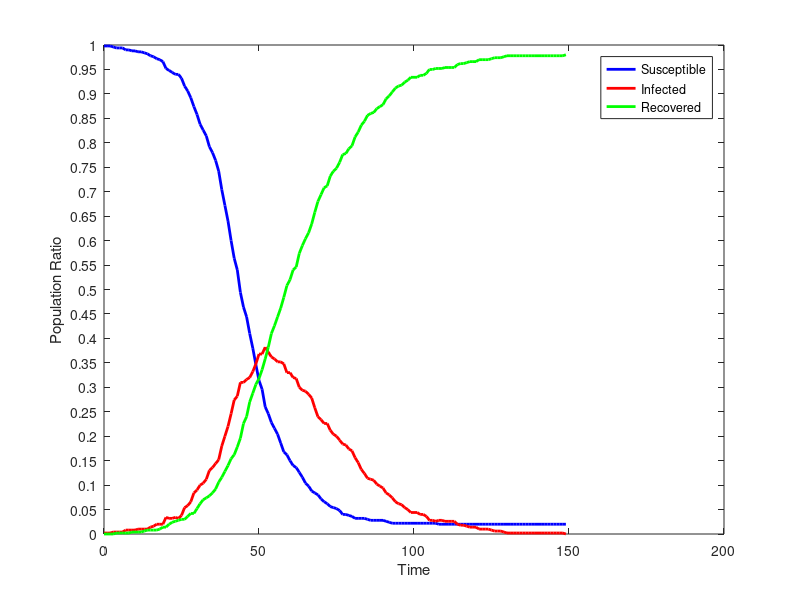

Write MATLAB code to recreate this figure.
dynamics = [
499.000,1.000,0.000;
499.000,1.000,0.000;
499.000,1.000,0.000;
498.000,2.000,0.000;
497.000,2.000,1.000;
497.000,2.000,1.000;
497.000,2.000,1.000;
495.000,4.000,1.000;
495.000,4.000,1.000;
494.000,4.000,2.000;
494.000,4.000,2.000;
493.000,5.000,2.000;
493.000,5.000,2.000;
492.000,5.000,3.000;
491.000,5.000,4.000;
489.000,7.000,4.000;
488.000,8.000,4.000;
486.000,10.000,4.000;
485.000,10.000,5.000;
483.000,10.000,7.000;
476.000,17.000,7.000;
474.000,16.000,10.000;
472.000,16.000,12.000;
470.000,17.000,13.000;
470.000,16.000,14.000;
466.000,19.000,15.000;
458.000,27.000,15.000;
453.000,29.000,18.000;
446.000,33.000,21.000;
437.000,42.000,21.000;
429.000,45.000,26.000;
419.000,50.000,31.000;
413.000,52.000,35.000;
407.000,56.000,37.000;
396.000,65.000,39.000;
390.000,68.000,42.000;
382.000,72.000,46.000;
371.000,76.000,53.000;
352.000,90.000,58.000;
336.000,100.000,64.000;
320.000,110.000,70.000;
300.000,123.000,77.000;
282.000,137.000,81.000;
270.000,141.000,89.000;
247.000,155.000,98.000;
232.000,155.000,113.000;
222.000,158.000,120.000;
205.000,160.000,135.000;
190.000,166.000,144.000;
173.000,174.000,153.000;
157.000,184.000,159.000;
148.000,184.000,168.000;
130.000,191.000,179.000;
123.000,186.000,191.000;
114.000,181.000,205.000;
108.000,179.000,213.000;
102.000,176.000,222.000;
93.000,176.000,231.000;
84.000,174.000,242.000;
81.000,165.000,254.000;
75.000,165.000,260.000;
70.000,160.000,270.000;
68.000,159.000,273.000;
63.000,150.000,287.000;
58.000,147.000,295.000;
52.000,146.000,302.000;
49.000,143.000,308.000;
44.000,139.000,317.000;
42.000,129.000,329.000;
40.000,120.000,340.000;
36.000,117.000,347.000;
33.000,113.000,354.000;
31.000,113.000,356.000;
28.000,106.000,366.000;
27.000,102.000,371.000;
26.000,100.000,374.000;
24.000,96.000,380.000;
20.000,92.000,388.000;
20.000,91.000,389.000;
19.000,87.000,394.000;
18.000,85.000,397.000;
16.000,78.000,406.000;
16.000,73.000,411.000;
16.000,66.000,418.000;
16.000,62.000,422.000;
15.000,57.000,428.000;
14.000,56.000,430.000;
14.000,55.000,431.000;
14.000,51.000,435.000;
14.000,49.000,437.000;
14.000,47.000,439.000;
13.000,42.000,445.000;
12.000,40.000,448.000;
11.000,37.000,452.000;
11.000,33.000,456.000;
11.000,31.000,458.000;
11.000,30.000,459.000;
11.000,27.000,462.000;
11.000,25.000,464.000;
11.000,22.000,467.000;
11.000,22.000,467.000;
11.000,22.000,467.000;
11.000,20.000,469.000;
11.000,20.000,469.000;
11.000,18.000,471.000;
11.000,14.000,475.000;
11.000,14.000,475.000;
11.000,13.000,476.000;
10.000,14.000,476.000;
10.000,14.000,476.000;
10.000,13.000,477.000;
10.000,13.000,477.000;
10.000,13.000,477.000;
10.000,13.000,477.000;
10.000,10.000,480.000;
10.000,9.000,481.000;
10.000,9.000,481.000;
10.000,8.000,482.000;
10.000,7.000,483.000;
10.000,7.000,483.000;
10.000,7.000,483.000;
10.000,5.000,485.000;
10.000,5.000,485.000;
10.000,5.000,485.000;
10.000,5.000,485.000;
10.000,4.000,486.000;
10.000,3.000,487.000;
10.000,3.000,487.000;
10.000,3.000,487.000;
10.000,2.000,488.000;
10.000,1.000,489.000;
10.000,1.000,489.000;
10.000,1.000,489.000;
10.000,1.000,489.000;
10.000,1.000,489.000;
10.000,1.000,489.000;
10.000,1.000,489.000;
10.000,1.000,489.000;
10.000,1.000,489.000;
10.000,1.000,489.000;
10.000,1.000,489.000;
10.000,1.000,489.000;
10.000,1.000,489.000;
10.000,1.000,489.000;
10.000,1.000,489.000;
10.000,1.000,489.000;
10.000,1.000,489.000;
10.000,1.000,489.000;
10.000,1.000,489.000;
10.000,0.000,490.000;
];
susceptible = dynamics (:, 1);
infected = dynamics (:, 2);
recovered = dynamics (:, 3);
totalPopulation = susceptible(1) + infected(1) + recovered(1);
susceptibleRatio = susceptible ./ totalPopulation;
infectedRatio = infected ./ totalPopulation;
recoveredRatio = recovered ./ totalPopulation;
steps = length (susceptible);
indices = 0 : steps - 1;
figure
plot (indices, susceptibleRatio.', 'color', 'blue', 'linewidth', 2);
hold on
plot (indices, infectedRatio.', 'color', 'red', 'linewidth', 2);
hold on
plot (indices, recoveredRatio.', 'color', 'green', 'linewidth', 2);
set(gca,'YTick',0:0.05:1.0);
xlabel ('Time');
ylabel ('Population Ratio');
legend('Susceptible','Infected', 'Recovered');
